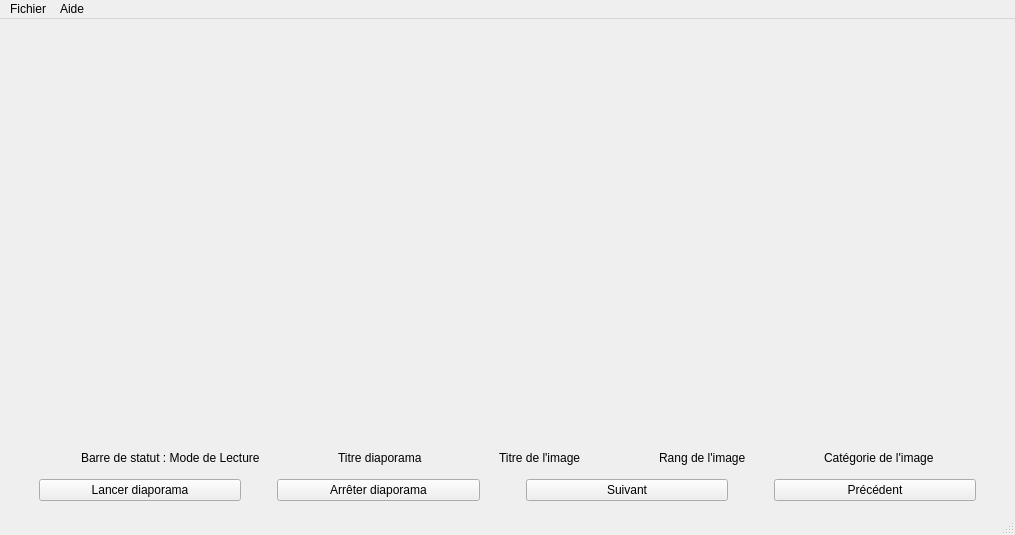
<?xml version="1.0" encoding="UTF-8"?>
<ui version="4.0">
 <class>LecteurVue</class>
 <widget class="QMainWindow" name="LecteurVue">
  <property name="geometry">
   <rect>
    <x>0</x>
    <y>0</y>
    <width>1015</width>
    <height>535</height>
   </rect>
  </property>
  <property name="windowTitle">
   <string>LecteurVue</string>
  </property>
  <widget class="QWidget" name="centralwidget">
   <layout class="QVBoxLayout" name="verticalLayout_3">
    <item>
     <layout class="QVBoxLayout" name="verticalLayout_2">
      <item>
       <spacer name="verticalSpacer_6">
        <property name="orientation">
         <enum>Qt::Vertical</enum>
        </property>
        <property name="sizeHint" stdset="0">
         <size>
          <width>20</width>
          <height>40</height>
         </size>
        </property>
       </spacer>
      </item>
      <item>
       <layout class="QVBoxLayout" name="verticalLayout">
        <item>
         <spacer name="verticalSpacer_4">
          <property name="orientation">
           <enum>Qt::Vertical</enum>
          </property>
          <property name="sizeType">
           <enum>QSizePolicy::Preferred</enum>
          </property>
          <property name="sizeHint" stdset="0">
           <size>
            <width>20</width>
            <height>40</height>
           </size>
          </property>
         </spacer>
        </item>
        <item>
         <widget class="QLabel" name="labelImage">
          <property name="text">
           <string/>
          </property>
          <property name="alignment">
           <set>Qt::AlignCenter</set>
          </property>
         </widget>
        </item>
        <item>
         <spacer name="verticalSpacer_2">
          <property name="orientation">
           <enum>Qt::Vertical</enum>
          </property>
          <property name="sizeType">
           <enum>QSizePolicy::Preferred</enum>
          </property>
          <property name="sizeHint" stdset="0">
           <size>
            <width>20</width>
            <height>40</height>
           </size>
          </property>
         </spacer>
        </item>
       </layout>
      </item>
      <item>
       <spacer name="verticalSpacer_5">
        <property name="orientation">
         <enum>Qt::Vertical</enum>
        </property>
        <property name="sizeHint" stdset="0">
         <size>
          <width>20</width>
          <height>40</height>
         </size>
        </property>
       </spacer>
      </item>
      <item>
       <layout class="QHBoxLayout" name="horizontalLayout_2">
        <item>
         <spacer name="horizontalSpacer_6">
          <property name="orientation">
           <enum>Qt::Horizontal</enum>
          </property>
          <property name="sizeHint" stdset="0">
           <size>
            <width>40</width>
            <height>20</height>
           </size>
          </property>
         </spacer>
        </item>
        <item>
         <widget class="QLabel" name="labelModeLect">
          <property name="text">
           <string>Barre de statut : Mode de Lecture</string>
          </property>
         </widget>
        </item>
        <item>
         <spacer name="horizontalSpacer_8">
          <property name="orientation">
           <enum>Qt::Horizontal</enum>
          </property>
          <property name="sizeHint" stdset="0">
           <size>
            <width>40</width>
            <height>20</height>
           </size>
          </property>
         </spacer>
        </item>
        <item>
         <widget class="QLabel" name="labelTitreDiapo">
          <property name="text">
           <string>Titre diaporama</string>
          </property>
         </widget>
        </item>
        <item>
         <spacer name="horizontalSpacer_7">
          <property name="orientation">
           <enum>Qt::Horizontal</enum>
          </property>
          <property name="sizeHint" stdset="0">
           <size>
            <width>40</width>
            <height>20</height>
           </size>
          </property>
         </spacer>
        </item>
        <item>
         <widget class="QLabel" name="labelTitreImg">
          <property name="text">
           <string>Titre de l'image</string>
          </property>
         </widget>
        </item>
        <item>
         <spacer name="horizontalSpacer_9">
          <property name="orientation">
           <enum>Qt::Horizontal</enum>
          </property>
          <property name="sizeHint" stdset="0">
           <size>
            <width>40</width>
            <height>20</height>
           </size>
          </property>
         </spacer>
        </item>
        <item>
         <widget class="QLabel" name="labelRangImg">
          <property name="text">
           <string>Rang de l'image</string>
          </property>
         </widget>
        </item>
        <item>
         <spacer name="horizontalSpacer_10">
          <property name="orientation">
           <enum>Qt::Horizontal</enum>
          </property>
          <property name="sizeHint" stdset="0">
           <size>
            <width>40</width>
            <height>20</height>
           </size>
          </property>
         </spacer>
        </item>
        <item>
         <widget class="QLabel" name="labelCatImg">
          <property name="text">
           <string>Catégorie de l'image</string>
          </property>
         </widget>
        </item>
        <item>
         <spacer name="horizontalSpacer_11">
          <property name="orientation">
           <enum>Qt::Horizontal</enum>
          </property>
          <property name="sizeHint" stdset="0">
           <size>
            <width>40</width>
            <height>20</height>
           </size>
          </property>
         </spacer>
        </item>
       </layout>
      </item>
      <item>
       <spacer name="verticalSpacer">
        <property name="orientation">
         <enum>Qt::Vertical</enum>
        </property>
        <property name="sizeType">
         <enum>QSizePolicy::Fixed</enum>
        </property>
        <property name="sizeHint" stdset="0">
         <size>
          <width>20</width>
          <height>5</height>
         </size>
        </property>
       </spacer>
      </item>
      <item>
       <layout class="QHBoxLayout" name="horizontalLayout">
        <item>
         <spacer name="horizontalSpacer_4">
          <property name="orientation">
           <enum>Qt::Horizontal</enum>
          </property>
          <property name="sizeType">
           <enum>QSizePolicy::Minimum</enum>
          </property>
          <property name="sizeHint" stdset="0">
           <size>
            <width>30</width>
            <height>20</height>
           </size>
          </property>
         </spacer>
        </item>
        <item>
         <widget class="QPushButton" name="btnLancerDiapo">
          <property name="text">
           <string>Lancer diaporama</string>
          </property>
         </widget>
        </item>
        <item>
         <spacer name="horizontalSpacer">
          <property name="orientation">
           <enum>Qt::Horizontal</enum>
          </property>
          <property name="sizeType">
           <enum>QSizePolicy::Minimum</enum>
          </property>
          <property name="sizeHint" stdset="0">
           <size>
            <width>30</width>
            <height>20</height>
           </size>
          </property>
         </spacer>
        </item>
        <item>
         <widget class="QPushButton" name="btnArreterDiapo">
          <property name="text">
           <string>Arrêter diaporama</string>
          </property>
         </widget>
        </item>
        <item>
         <spacer name="horizontalSpacer_2">
          <property name="orientation">
           <enum>Qt::Horizontal</enum>
          </property>
          <property name="sizeType">
           <enum>QSizePolicy::Minimum</enum>
          </property>
          <property name="sizeHint" stdset="0">
           <size>
            <width>40</width>
            <height>20</height>
           </size>
          </property>
         </spacer>
        </item>
        <item>
         <widget class="QPushButton" name="btnSuivant">
          <property name="text">
           <string>Suivant</string>
          </property>
         </widget>
        </item>
        <item>
         <spacer name="horizontalSpacer_3">
          <property name="orientation">
           <enum>Qt::Horizontal</enum>
          </property>
          <property name="sizeType">
           <enum>QSizePolicy::Minimum</enum>
          </property>
          <property name="sizeHint" stdset="0">
           <size>
            <width>40</width>
            <height>20</height>
           </size>
          </property>
         </spacer>
        </item>
        <item>
         <widget class="QPushButton" name="btnPrecedent">
          <property name="text">
           <string>Précédent</string>
          </property>
         </widget>
        </item>
        <item>
         <spacer name="horizontalSpacer_5">
          <property name="orientation">
           <enum>Qt::Horizontal</enum>
          </property>
          <property name="sizeType">
           <enum>QSizePolicy::Minimum</enum>
          </property>
          <property name="sizeHint" stdset="0">
           <size>
            <width>30</width>
            <height>20</height>
           </size>
          </property>
         </spacer>
        </item>
       </layout>
      </item>
      <item>
       <spacer name="verticalSpacer_3">
        <property name="orientation">
         <enum>Qt::Vertical</enum>
        </property>
        <property name="sizeType">
         <enum>QSizePolicy::Maximum</enum>
        </property>
        <property name="sizeHint" stdset="0">
         <size>
          <width>20</width>
          <height>3</height>
         </size>
        </property>
       </spacer>
      </item>
     </layout>
    </item>
   </layout>
  </widget>
  <widget class="QMenuBar" name="menubar">
   <property name="geometry">
    <rect>
     <x>0</x>
     <y>0</y>
     <width>1015</width>
     <height>22</height>
    </rect>
   </property>
   <widget class="QMenu" name="menuFichiers">
    <property name="title">
     <string>Fichier</string>
    </property>
    <widget class="QMenu" name="menuParam_trer">
     <property name="title">
      <string>Paramétrer</string>
     </property>
     <addaction name="actionVitesse"/>
     <addaction name="actionChargerDiapo"/>
     <addaction name="actionEnleverDiapo"/>
    </widget>
    <addaction name="menuParam_trer"/>
    <addaction name="actionFiltre"/>
    <addaction name="actionQuitter"/>
   </widget>
   <widget class="QMenu" name="menuAide">
    <property name="title">
     <string>Aide</string>
    </property>
    <addaction name="actionAProposDe"/>
   </widget>
   <addaction name="menuFichiers"/>
   <addaction name="menuAide"/>
  </widget>
  <widget class="QStatusBar" name="statusbar"/>
  <action name="actionFiltre">
   <property name="text">
    <string>Filtre</string>
   </property>
  </action>
  <action name="actionQuitter">
   <property name="text">
    <string>Quitter</string>
   </property>
  </action>
  <action name="actionAProposDe">
   <property name="text">
    <string>A propos de ...</string>
   </property>
  </action>
  <action name="actionVitesse">
   <property name="text">
    <string>Vitesse de défilement</string>
   </property>
  </action>
  <action name="actionChargerDiapo">
   <property name="text">
    <string>Charger diaporama</string>
   </property>
  </action>
  <action name="actionEnleverDiapo">
   <property name="text">
    <string>Enlever diaporama</string>
   </property>
  </action>
 </widget>
 <resources/>
 <connections/>
</ui>
